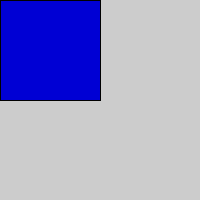
Frame 1 (no input)
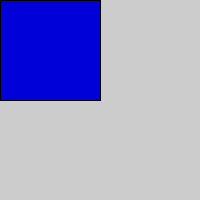
Frame 60 (the mouse pressed at the canvas centre just before this capture)
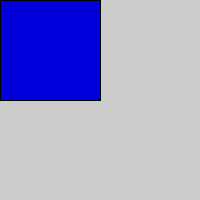
Frame 120 (the mouse held since frame 60 and released just before this capture)

The Processing sketch that drew these frames (run headless with seeded random() and noise(); from frame 60 on, the mouse is pressed at the canvas centre):

// Processing sketch: color_changing_rectangle
// ── color_changing_rectangle.pde
void setup()
{
  size(200,200);
}

void draw()
{
  fill(0,0,second()*4);
  rect(0,0,100,100);
}  
